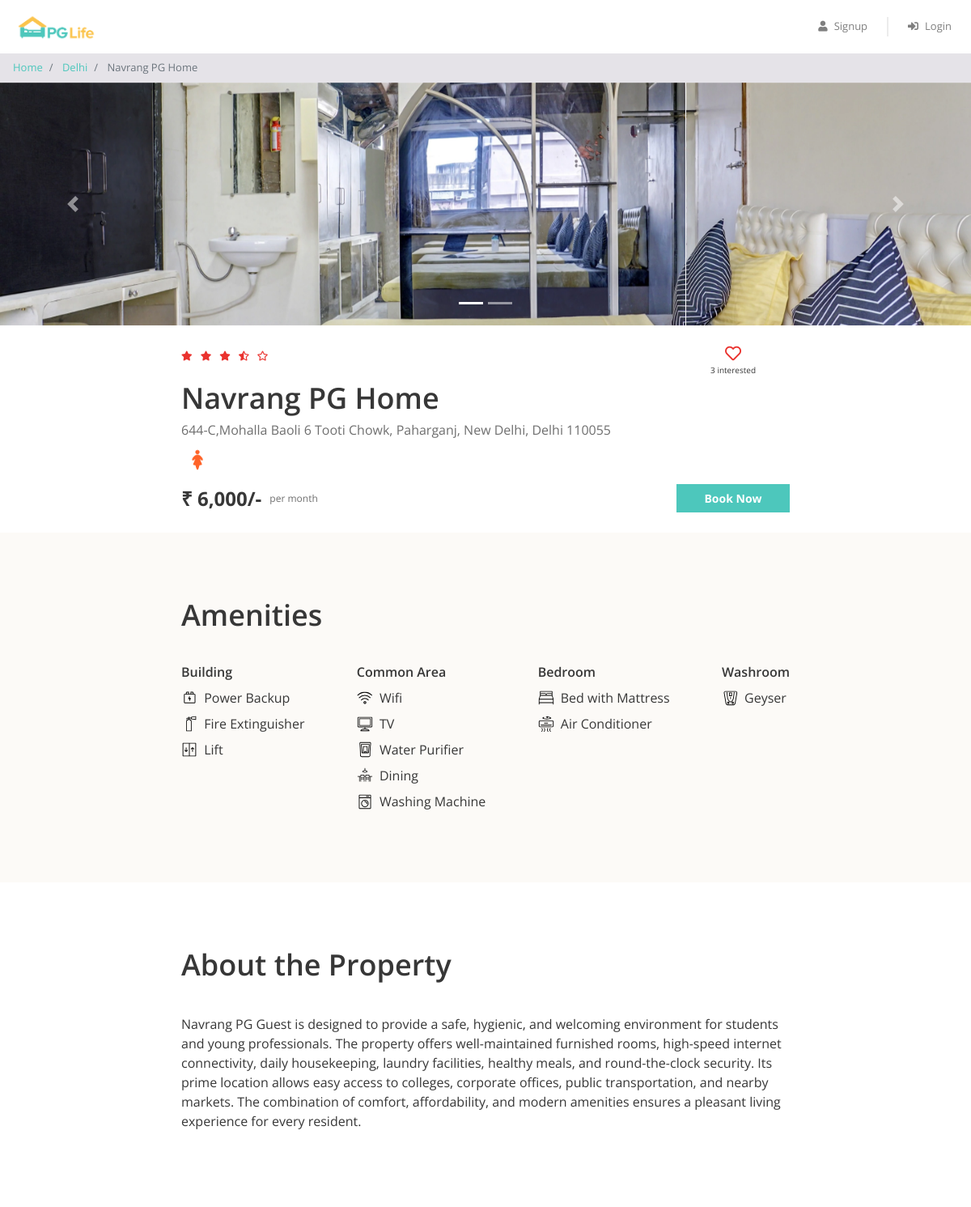
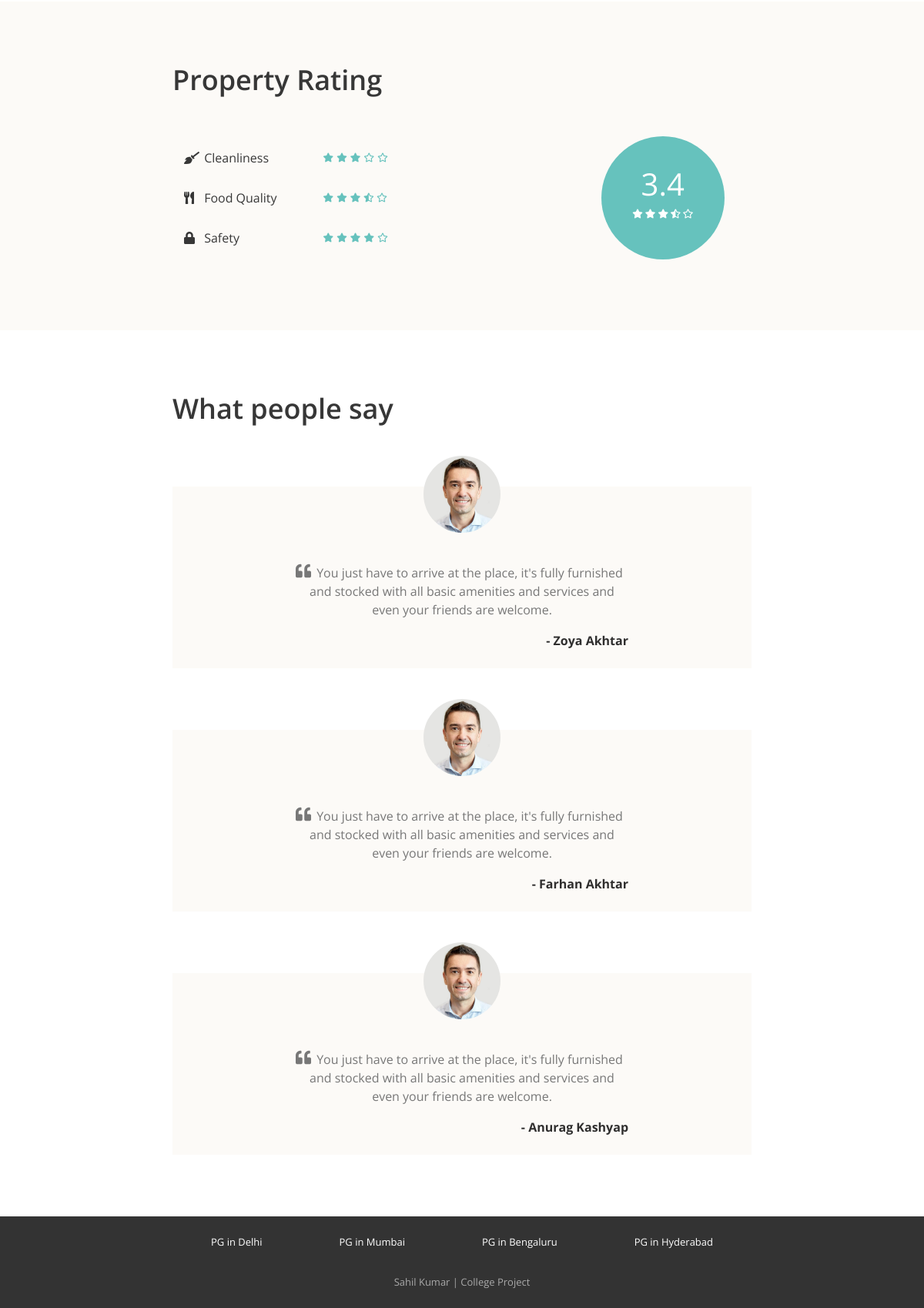
Screenshot of /property_detail.php?property_id=2 with the database file from the repository (2 pictures, top to bottom).
### tables this page shows
CREATE TABLE `properties` (
  `id` int(11) NOT NULL,
  `city_id` int(11) NOT NULL,
  `name` varchar(100) NOT NULL,
  `address` varchar(255) NOT NULL,
  `description` longtext NOT NULL,
  `gender` enum('male','female','unisex') NOT NULL,
  `rent` int(11) NOT NULL,
  `rating_clean` float(2,1) NOT NULL,
  `rating_food` float(2,1) NOT NULL,
  `rating_safety` float(2,1) NOT NULL
);

CREATE TABLE `cities` (
  `id` int(11) NOT NULL,
  `name` varchar(100) NOT NULL
);

CREATE TABLE `amenities` (
  `id` int(11) NOT NULL,
  `name` varchar(100) NOT NULL,
  `type` varchar(100) NOT NULL,
  `icon` varchar(30) NOT NULL
);

CREATE TABLE `testimonials` (
  `id` int(11) NOT NULL,
  `property_id` int(11) NOT NULL,
  `user_name` varchar(100) NOT NULL,
  `content` longtext NOT NULL
);

### property_detail.php (the view, shortened to what this page needs)
<?php
require "includes/database_connect.php";
$property_id = (int) $_GET["property_id"];
$sql_1 = "SELECT *, p.id AS property_id, p.name AS property_name, c.name AS city_name
            FROM properties p
            INNER JOIN cities c ON p.city_id = c.id
            WHERE p.id = $property_id";
$result_1 = mysqli_query($conn, $sql_1);
$property = mysqli_fetch_assoc($result_1);
$sql_2 = "SELECT * FROM testimonials WHERE property_id = $property_id";
$result_2 = mysqli_query($conn, $sql_2);
$testimonials = mysqli_fetch_all($result_2, MYSQLI_ASSOC);
$sql_3 = "SELECT a.*
            FROM amenities a
            INNER JOIN properties_amenities pa ON a.id = pa.amenity_id
            WHERE pa.property_id = $property_id";
$result_3 = mysqli_query($conn, $sql_3);
$amenities = mysqli_fetch_all($result_3, MYSQLI_ASSOC);
$sql_4 = "SELECT * FROM interested_users_properties WHERE property_id = $property_id";
$result_4 = mysqli_query($conn, $sql_4);
$interested_users_count = mysqli_num_rows($result_4);
?>
<!DOCTYPE html>
<html lang="en">
<head>
    <?php
    include "includes/head_links.php";
    ?>
    <link href="css/property_detail.css" rel="stylesheet" />
</head>
<body>
    <?php
    include "includes/header.php";
    ?>
    <nav aria-label="breadcrumb">
        <ol class="breadcrumb py-2">
            <li class="breadcrumb-item">
                <a href="index.php">Home</a>
            </li>
            <li class="breadcrumb-item">
                <a href="property_list.php?city=<?= $property['city_name']; ?>"><?= $property['city_name']; ?></a>
            </li>
            <li class="breadcrumb-item active" aria-current="page">
                <?= $property['property_name']; ?>
            </li>
        </ol>
    </nav>
    <div id="property-images" class="carousel slide" data-ride="carousel">
        <ol class="carousel-indicators">
            <?php
            $property_images = glob("img/properties/" . $property['property_id'] . "/*");
            foreach ($property_images as $index => $property_image) {
            ?>
                <li data-target="#property-images" data-slide-to="<?= $index ?>" class="<?= $index == 0 ? "active" : ""; ?>"></li>
            <?php
            }
            ?>
        </ol>
        <div class="carousel-inner">
            <?php
            foreach ($property_images as $index => $property_image) {
            ?>
                <div class="carousel-item <?= $index == 0 ? "active" : ""; ?>">
                    <img class="d-block w-100" src="<?= $property_image ?>" alt="slide">
                </div>
            <?php
            }
            ?>
        </div>
        <a class="carousel-control-prev" href="#property-images" role="button" data-slide="prev">
            <span class="carousel-control-prev-icon" aria-hidden="true"></span>
        </a>
        <a class="carousel-control-next" href="#property-images" role="button" data-slide="next">
            <span class="carousel-control-next-icon" aria-hidden="true"></span>
        </a>
    </div>
    <div class="property-summary page-container">
        <div class="row no-gutters justify-content-between">
            <?php
            $total_rating = ($property['rating_clean'] + $property['rating_food'] + $property['rating_safety']) / 3;
            $total_rating = round($total_rating, 1);
            ?>
            <div class="star-container" title="<?= $total_rating ?>">
                <?php
                $rating = $total_rating;
                for ($i = 0; $i < 5; $i++) {
                    if ($rating >= $i + 0.8) {
                ?>
                        <i class="fas fa-star"></i>
                    <?php
                    } elseif ($rating >= $i + 0.3) {
                    ?>
                        <i class="fas fa-star-half-alt"></i>
                    <?php
                    } else {
                    ?>
                        <i class="far fa-star"></i>
                <?php
                    }
                }
                ?>
            </div>
            <div class="interested-container">
                <?php
                $is_interested = false;
                if ($is_interested) {
                ?>
                    <i class="is-interested-image fas fa-heart"></i>
                <?php
                } else {
                ?>
                    <i class="is-interested-image far fa-heart"></i>
                <?php
                }
                ?>
                <div class="interested-text">
                    <span class="interested-user-count"><?= $interested_users_count ?></span> interested
                </div>
            </div>
        </div>
        <div class="detail-container">
            <div class="property-name"><?= $property['property_name'] ?></div>
            <div class="property-address"><?= $property['address'] ?></div>
            <div class="property-gender">
                <?php
                if ($property['gender'] == "male") {
                ?>
                    <img src="img/male.png">
                <?php
                } elseif ($property['gender'] == "female") {
                ?>
                    <img src="img/female.png">
                <?php
                } else {
                ?>
                    <img src="img/unisex.png">
                <?php
                }
                ?>
            </div>
        </div>
        <div class="row no-gutters">
            <div class="rent-container col-6">
                <div class="rent">₹ <?= number_format($property['rent']) ?>/-</div>
                <div class="rent-unit">per month</div>
            </div>
            <div class="button-container col-6">
                <a href="demo_notice.php" class="btn btn-primary">Book Now</a>
            </div>
        </div>
    </div>
    <div class="property-amenities">
        <div class="page-container">
            <h1>Amenities</h1>
            <div class="row justify-content-between">
                <div class="col-md-auto">
                    <h5>Building</h5>
                    <?php
                    foreach ($amenities as $amenity) {
                        if ($amenity['type'] == "Building") {
                    ?>
                            <div class="amenity-container">
                                <img src="img/amenities/<?= $amenity['icon'] ?>.svg">
                                <span><?= $amenity['name'] ?></span>
                            </div>
                    <?php
                        }
                    }
                    ?>
                </div>
                <div class="col-md-auto">
                    <h5>Common Area</h5>
                    <?php
                    foreach ($amenities as $amenity) {
                        if ($amenity['type'] == "Common Area") {
                    ?>
                            <div class="amenity-container">
                                <img src="img/amenities/<?= $amenity['icon'] ?>.svg">
                                <span><?= $amenity['name'] ?></span>
                            </div>
                    <?php
                        }
                    }
                    ?>
                </div>
                <div class="col-md-auto">
                    <h5>Bedroom</h5>
                    <?php
                    foreach ($amenities as $amenity) {
                        if ($amenity['type'] == "Bedroom") {
                    ?>
                            <div class="amenity-container">
                                <img src="img/amenities/<?= $amenity['icon'] ?>.svg">
                                <span><?= $amenity['name'] ?></span>
                            </div>
                    <?php
                        }
                    }
                    ?>
                </div>
                <div class="col-md-auto">
                    <h5>Washroom</h5>
                    <?php
                    foreach ($amenities as $amenity) {
                        if ($amenity['type'] == "Washroom") {
                    ?>
                            <div class="amenity-container">
                                <img src="img/amenities/<?= $amenity['icon'] ?>.svg">
                                <span><?= $amenity['name'] ?></span>
                            </div>
                    <?php
                        }
                    }
                    ?>
                </div>
            </div>
        </div>
    </div>
    <div class="property-about page-container">
        <h1>About the Property</h1>
        <p><?= $property['description'] ?></p>
    </div>
    <div class="property-rating">
        <div class="page-container">
            <h1>Property Rating</h1>
            <div class="row align-items-center justify-content-between">
                <div class="col-md-6">
                    <div class="rating-criteria row">
                        <div class="col-6">
                            <i class="rating-criteria-icon fas fa-broom"></i>
                            <span class="rating-criteria-text">Cleanliness</span>
                        </div>
                        <div class="rating-criteria-star-container col-6" title="<?= $property['rating_clean'] ?>">
                            <?php
                            $rating = $property['rating_clean'];
                            for ($i = 0; $i < 5; $i++) {
                                if ($rating >= $i + 0.8) {
                            ?>
                                    <i class="fas fa-star"></i>
                                <?php
                                } elseif ($rating >= $i + 0.3) {
                                ?>
                                    <i class="fas fa-star-half-alt"></i>
                                <?php
                                } else {
                                ?>
                                    <i class="far fa-star"></i>
                            <?php
                                }
                            }
                            ?>
                        </div>
                    </div>
                    <div class="rating-criteria row">
                        <div class="col-6">
                            <i class="rating-criteria-icon fas fa-utensils"></i>
                            <span class="rating-criteria-text">Food Quality</span>
                        </div>
                        <div class="rating-criteria-star-container col-6" title="<?= $property['rating_food'] ?>">
                            <?php
                            $rating = $property['rating_food'];
                            for ($i = 0; $i < 5; $i++) {
                                if ($rating >= $i + 0.8) {
                            ?>
                                    <i class="fas fa-star"></i>
                                <?php
                                } elseif ($rating >= $i + 0.3) {
                                ?>
                                    <i class="fas fa-star-half-alt"></i>
                                <?php
                                } else {
                                ?>
                                    <i class="far fa-star"></i>
                            <?php
                                }
                            }
                            ?>
                        </div>
                    </div>
                    <div class="rating-criteria row">
                        <div class="col-6">
                            <i class="rating-criteria-icon fa fa-lock"></i>
                            <span class="rating-criteria-text">Safety</span>
                        </div>
                        <div class="rating-criteria-star-container col-6" title="<?= $property['rating_safety'] ?>">
                            <?php
                            $rating = $property['rating_safety'];
                            for ($i = 0; $i < 5; $i++) {
                                if ($rating >= $i + 0.8) {
                            ?>
                                    <i class="fas fa-star"></i>
                                <?php
                                } elseif ($rating >= $i + 0.3) {
                                ?>
                                    <i class="fas fa-star-half-alt"></i>
                                <?php
                                } else {
                                ?>
                                    <i class="far fa-star"></i>
                            <?php
                                }
                            }
                            ?>
                        </div>
                    </div>
                </div>
                <div class="col-md-4">
                    <div class="rating-circle">
                        <?php
                        $total_rating = ($property['rating_clean'] + $property['rating_food'] + $property['rating_safety']) / 3;
                        $total_rating = round($total_rating, 1);
                        ?>
                        <div class="total-rating"><?= $total_rating ?></div>
                        <div class="rating-circle-star-container">
                            <?php
                            $rating = $total_rating;
                            for ($i = 0; $i < 5; $i++) {
                                if ($rating >= $i + 0.8) {
                            ?>
                                    <i class="fas fa-star"></i>
                                <?php
                                } elseif ($rating >= $i + 0.3) {
                                ?>
                                    <i class="fas fa-star-half-alt"></i>
                                <?php
                                } else {
                                ?>
                                    <i class="far fa-star"></i>
                            <?php
                                }
                            }
                            ?>
                        </div>
                    </div>
                </div>
            </div>
        </div>
    </div>
    <div class="property-testimonials page-container">
        <h1>What people say</h1>
        <?php
        foreach ($testimonials as $testimonial) {
        ?>
            <div class="testimonial-block">
                <div class="testimonial-image-container">
                    <img class="testimonial-img" src="img/man.png">
                </div>
                <div class="testimonial-text">
                    <i class="fa fa-quote-left" aria-hidden="true"></i>
                    <p><?= $testimonial['content'] ?></p>
                </div>
                <div class="testimonial-name">- <?= $testimonial['user_name'] ?></div>
            </div>
        <?php
        }
        ?>
    </div>
    <?php
    include "includes/footer.php";
    ?>
</body>
</html>

### rows the page displays
properties: city.name "Delhi", name "Navrang PG Home", address "644-C,Mohalla Baoli 6 Tooti Chowk, Paharganj, New Delhi, Delhi 110055", rent "6,000", description "Navrang PG Guest is designed to provide a safe, hygienic, and welcoming environment for students and young professionals. The property offers well-maintained furnished rooms, high-speed internet connectivity, daily housekeeping, laundry facilities, healthy meals, and round-the-clock security. Its prime location allows easy access to colleges, corporate offices, public transportation, and nearby markets. The combination of comfort, affordability, and modern amenities ensures a pleasant living experience for every resident.", rating_food "3.4"
amenities: icon (picture), name "Power Backup"
amenities: icon (picture), name "Fire Extinguisher"
amenities: icon (picture), name "Lift"
amenities: icon (picture), name "Wifi"
amenities: shows a picture, name "TV"
amenities: icon (picture), name "Water Purifier"
amenities: icon (picture), name "Dining"
amenities: icon (picture), name "Washing Machine"
amenities: shows a picture, name "Bed with Mattress"
amenities: shows a picture, name "Air Conditioner"
amenities: icon (picture), name "Geyser"
testimonials: content "You just have to arrive at the place, it's fully furnished and stocked with all basic amenities and services and even your friends are welcome.", user_name "Zoya Akhtar"
testimonials: content "You just have to arrive at the place, it's fully furnished and stocked with all basic amenities and services and even your friends are welcome.", user_name "Farhan Akhtar"
testimonials: content "You just have to arrive at the place, it's fully furnished and stocked with all basic amenities and services and even your friends are welcome.", user_name "Anurag Kashyap"

### other values shown
$interested_users_count "3"
